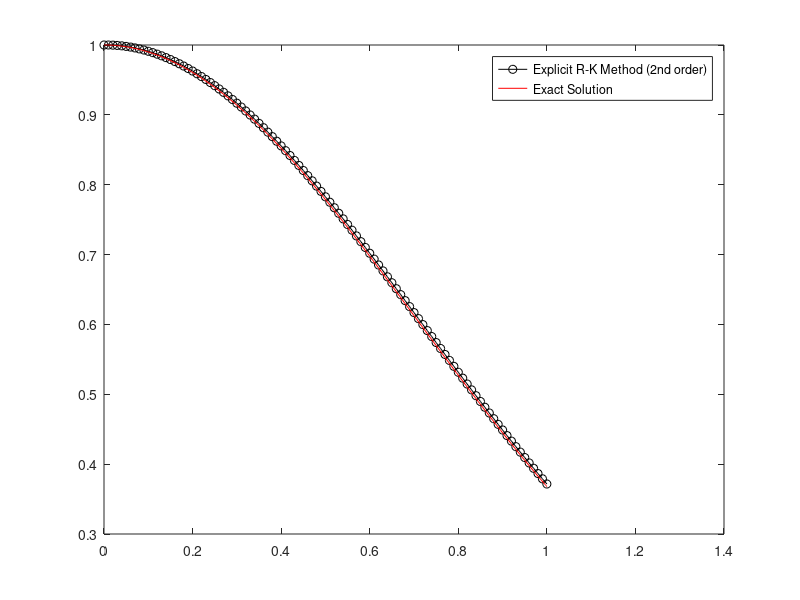

MATLAB code for this plot:
clear
close all

% Define the ordinary differential equation y' = f(x, y) as an anonymous function
f = @(x, y) -2 * x * y;

% Initial conditions
y(1) = 1;
x(1) = 0;
h = 0.01; % Step size
n = (1 - x(1)) / h; % Number of steps

% Main loop for the second-order explicit Runge-Kutta method
for i = 1:n
    % Calculate k1 and k2 using the Runge-Kutta method
    k1 = h * f(x(i), y(i));
    k2 = h * f(x(i), y(i) + k1);
    
    % Update x and y using the explicit Runge-Kutta method
    x(i + 1) = x(i) + h;
    y(i + 1) = y(i) + 0.5 * (k1 + k2);
end

% Print the final result
fprintf("y(%f) = %f \n", x(end), y(end))

% Plot the solution obtained from the explicit Runge-Kutta method
plot(x, y, '-ok')
hold on;

% Plot the solution obtained from ode45 for comparison
xspan = [0 1];
y0 = 1;
[x, y] = ode45(@(x, y) -2 * x * y, xspan, y0);
plot(x, y, 'r')

legend({'Explicit R-K Method (2nd order)', 'Exact Solution'})
